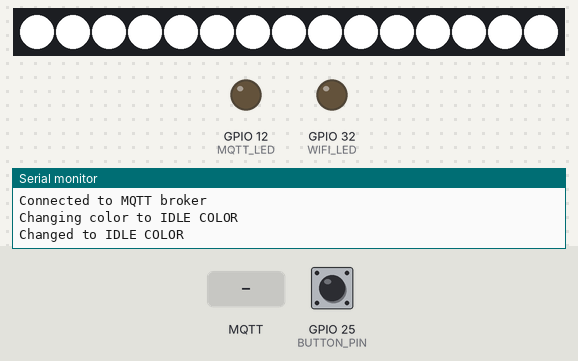
A program run on a simulated ESP32. Parts: 15 RGB LEDs in strip order, left to right, output pins drawn as LEDs (lit = HIGH), the last lines printed to the serial monitor. Inputs (shaded band) come from the test bench; at power-on: GPIO 25 (BUTTON_PIN) HIGH. WiFi joins after 1.5 s; servers stay silent unless stated; no MQTT or app messages arrive unless stated.

Above: at 3.2 s.
3.3 s: GPIO 25 (BUTTON_PIN) pulled LOW for 0.15 s
At 3.6 s:
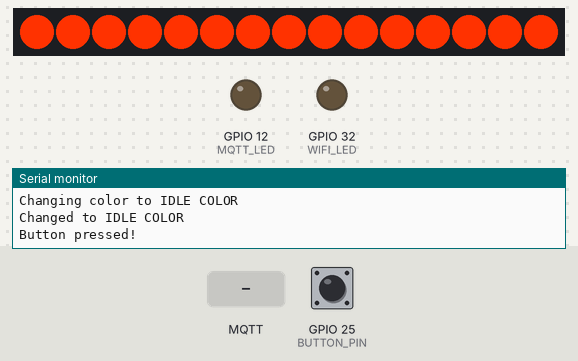
4.9 s: MQTT message "GREEN" arrives on the first subscribed topic
At 6.0 s:
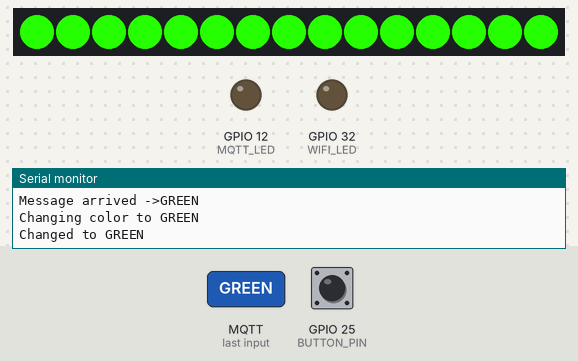
7.8 s: MQTT message "BLUE" arrives on the first subscribed topic
At 8.3 s:
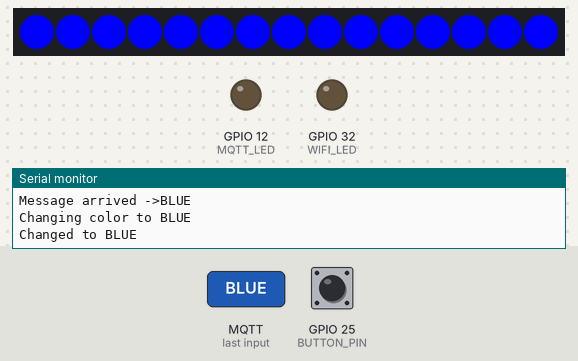
9.3 s: MQTT message "PURPLE" arrives on the first subscribed topic
At 10.5 s:
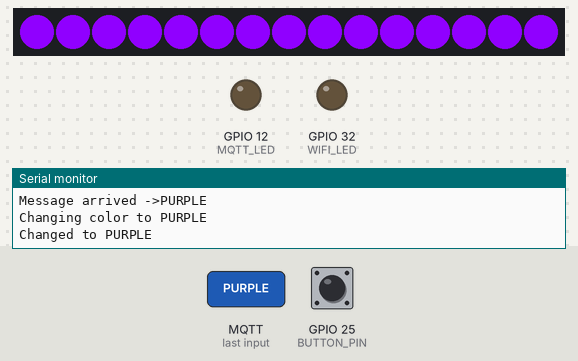
10.8 s: GPIO 25 (BUTTON_PIN) pulled LOW for 1 s
At 11.7 s:
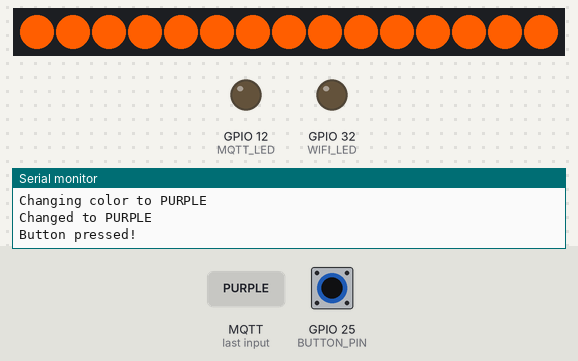
13.3 s: MQTT message "RED" arrives on the first subscribed topic
At 13.7 s:
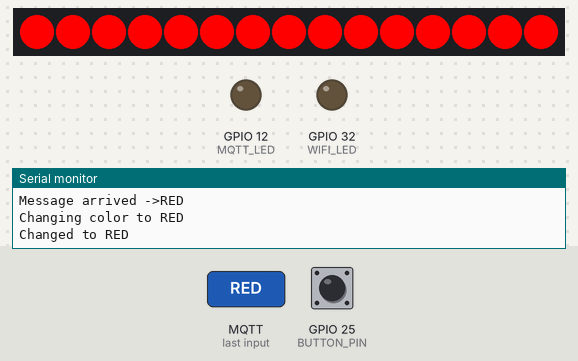
Timing chart, 0 to 16.3 s (numbered marks = the images above; inputs shaded):
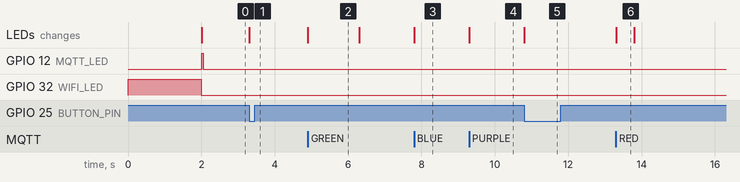

The program:

main.cpp
```cpp
#include <Arduino.h>
#include <WiFi.h>
#include <HTTPClient.h>
#include <PubSubClient.h>
#include <Adafruit_NeoPixel.h>

// Network Credentials
const char *ssid = "YOUR_WIFI_SSID"; // CHANGE TO YOUR WIFI SSID

const char *password = "YOUR_WIFI_PASSWORD"; // CHANGE TO YOUR WIFI PASSWORD

// MQTT BROKER
const char *mqtt_server = "YOUR_PUBLIC_MQTT_SERVER"; // CHANGE TO A PUBLICALLY ACCESSIBLE MQTT SERVER
const int mqtt_port = 1883;                          // Change to a different if needed
const char *mqtt_topic = "YOUR_MQTT_TOPIC";          // CHANGE TO YOUR MQTT TOPIC

// MQTT Init
WiFiClient espClient;
PubSubClient client(espClient);

// Device states
enum DeviceState
{
  IDLE,
  RED,
  BLUE,
  GREEN,
  YELLOW,
  ORANGE,
  PURPLE,
  INIT
};

// Make the state the command listening state, IDLE
DeviceState currentState = IDLE;

/*

DEFINE PINS HERE ---- v ---- v ---- v ----

*/

// OTHER LEDS
#define WIFI_LED 32
#define MQTT_LED 12

// LED STRIP
#define LED_PIN 27
#define NUM_LEDS 15
Adafruit_NeoPixel strip(NUM_LEDS, LED_PIN, NEO_GRB + NEO_KHZ800);

// BUTTON
#define BUTTON_PIN 25
bool lastButtonState = HIGH;
bool buttonPressed = false;
unsigned long lastPressTime = 0;
const unsigned long POST_DELAY = 3000; // 5 seconds

// PREDEFINED COLORS
struct RGB
{
  uint8_t r, g, b;
};

uint32_t redRGB = strip.Color(255, 0, 0); // Start with red

// ====== COLOR STORAGE ======
uint32_t colors[] = {
    strip.Color(255, 0, 0),  // Red 0
    strip.Color(255, 50, 0), // Orange 1
    strip.Color(255, 94, 0), // Yellow 2
    strip.Color(38, 255, 0), // Green 3
    strip.Color(0, 0, 255),  // Blue 4
    strip.Color(144, 0, 255) // Violet 5
};
int colorIndex = 0;
uint32_t selectedColor = colors[colorIndex];

uint32_t initWhiteColor = strip.Color(255, 255, 255);

/*
DEFINE PINS HERE ---- ^ ---- ^ ---- ^ ----
*/

// METHODS -------------

// v v v  INIT METHODS  v v v

// Declaring function names at top to prevent build error
void connectWiFi();
void callback(char *topic, byte *payload, int length);
void setColor(uint32_t color);
void sendColorChangeCommand(String colorName);

void setup()
{
  // Init commands, such as starting the serial port, servers, and status LEDs
  Serial.begin(115200);
  pinMode(WIFI_LED, OUTPUT);
  pinMode(MQTT_LED, OUTPUT);
  connectWiFi();
  client.setServer(mqtt_server, mqtt_port);
  client.setCallback(callback);

  // v v v Hardware Inits v v v
  strip.begin();
  strip.show();
  setColor(initWhiteColor);
  pinMode(BUTTON_PIN, INPUT_PULLUP);
}

// Connects the ESP32 to WiFi -- The connection status is displayed on the WIFI_LED (on for connecting, off for connected)
void connectWiFi()
{
  WiFi.begin(ssid, password);
  while (WiFi.status() != WL_CONNECTED)
  {
    digitalWrite(WIFI_LED, HIGH);
    delay(1000);
    Serial.println("Connecting to WiFi...");
  }
  Serial.println("Connected to WiFi");
  digitalWrite(WIFI_LED, LOW);
}

// If the device loses connection to the MQTT server then try to reconnect
// There is an optional status LED that will turn on if there are connection issues (it will turn off when it has been reconnected)
void reconnect()
{
  while (!client.connected())
  {
    // Status LED
    digitalWrite(MQTT_LED, HIGH);
    Serial.println("Attempting MQTT connection...");

    String clientId = "YOUR_UNIQUE_CLIENT_ID"; // CHANGE TO YOUR UNIQUE CLIENT ID FOR MQTT CONNECTION

    // Attempt connection
    if (client.connect(clientId.c_str()))
    {
      // Turn off the MQTT status light
      digitalWrite(MQTT_LED, LOW);

      // Set the INIT color (white) to tell the other device that it just reconnected back to the network
      sendColorChangeCommand("INIT");
      currentState = INIT;

      // Print status and subscribe
      Serial.println("Connected to MQTT broker");
      client.publish("mqtt_topic", "ESP32 connected!");
      client.subscribe(mqtt_topic);
    }
    else
    {
      Serial.print("Failed, rc=");
      Serial.print(client.state());
      digitalWrite(WIFI_LED, HIGH);
      Serial.println(" try again in 5 seconds");
      delay(5000);
    }
  }
}

// ^ ^ ^ INIT METHODS ^ ^ ^

// v v v ACTIONS v v v

// Sends a color to the other device
void sendColorChangeCommand(String colorName)
{
  if (client.connected())
  {
    client.publish(mqtt_topic, colorName.c_str());
    Serial.println("Published color command to MQTT server");
  }
  else
  {
    Serial.println("Failed to publish: MQTT client not connected");
  }
}

// For testing purposes -> this is used in order to verify that the MQTT is working and a response is given
void publishResponse()
{
  if (client.connected())
  {
    client.publish(mqtt_topic, "COMPLETED COLOR CHANGE");
    Serial.println("Published response to MQTT server");
  }
  else
  {
    Serial.println("Failed to publish: MQTT client not connected");
  }
}

// Sets a color for the whole LED strip
void setColor(uint32_t color)
{
  for (int i = 0; i < NUM_LEDS; i++)
  {
    strip.setPixelColor(i, color);
  }
  strip.show();
}

// ^ ^ ^ ACTIONS ^ ^ ^

// v v v COLOR FUNCTIONS (using state machine) v v v

void changeToRed()
{

  Serial.println("Changing color to RED");

  // v v v Enter action below v v v

  setColor(colors[0]);

  // ^ ^ ^ Action is located above ^ ^ ^

  Serial.println("Changed to RED");

  // Uncomment for testing purposes
  // publishResponse();

  currentState = IDLE;
}

void changeToOrange()
{
  Serial.println("Changing color to ORANGE");

  // v v v Enter action below v v v

  setColor(colors[1]);

  // ^ ^ ^ Action is located above ^ ^ ^

  Serial.println("Changed to ORANGE");

  // Uncomment for testing purposes
  // publishResponse();

  currentState = IDLE;
}

void changeToYellow()
{
  Serial.println("Changing color to YELLOW");

  // v v v Enter action below v v v

  setColor(colors[2]);

  // ^ ^ ^ Action is located above ^ ^ ^

  Serial.println("Changed to YELLOW");

  // Uncomment for testing purposes
  // publishResponse();

  currentState = IDLE;
}

void changeToGreen()
{
  Serial.println("Changing color to GREEN");

  // v v v Enter action below v v v

  setColor(colors[3]);

  // ^ ^ ^ Action is located above ^ ^ ^

  Serial.println("Changed to GREEN");

  // Uncomment for testing purposes
  // publishResponse();

  currentState = IDLE;
}

void changeToBlue()
{
  Serial.println("Changing color to BLUE");

  // v v v Enter action below v v v

  setColor(colors[4]);

  // ^ ^ ^ Action is located above ^ ^ ^

  Serial.println("Changed to BLUE");

  // Uncomment for testing purposes
  // publishResponse();

  currentState = IDLE;
}

void changeToPurple()
{
  Serial.println("Changing color to PURPLE");

  // v v v Enter action below v v v

  setColor(colors[5]);

  // ^ ^ ^ Action is located above ^ ^ ^

  Serial.println("Changed to PURPLE");

  // Uncomment for testing purposes
  // publishResponse();

  currentState = IDLE;
}

void goToInitColor()
{
  Serial.println("Changing color to IDLE COLOR");

  // v v v Enter action below v v v

  setColor(initWhiteColor);

  // ^ ^ ^ Action is located above ^ ^ ^

  Serial.println("Changed to IDLE COLOR");

  // Uncomment for testing purposes
  // publishResponse();

  currentState = IDLE;
}

// ^ ^ ^ COLOR FUNCTIONS (using state machine) ^ ^ ^

// v v v LOOPING v v v

// Checks to see if the button was pressed. If it was, then the color index is raised, thus cycling through the list of colors.
void checkButton()
{
  bool currentState = digitalRead(BUTTON_PIN);

  // Detect falling edge (button press)
  if (lastButtonState == HIGH && currentState == LOW)
  {
    colorIndex = (colorIndex + 1) % (sizeof(colors) / sizeof(colors[0]));
    selectedColor = colors[colorIndex];
    setColor(selectedColor);
    lastPressTime = millis();
    buttonPressed = true;
    Serial.println("Button pressed!");
  }

  lastButtonState = currentState;
}

// Receives messages from MQTT broker address and decodes them
void callback(char *topic, byte *payload, int length)
{
  String message;
  Serial.print("Message arrived ->");
  for (int i = 0; i < length; i++)
  {
    message += (char)payload[i];
  }
  Serial.println(message);

  if (message == "RED")
  {
    currentState = RED;
  }
  if (message == "ORANGE")
  {
    currentState = ORANGE;
  }
  if (message == "YELLOW")
  {
    currentState = YELLOW;
  }
  if (message == "GREEN")
  {
    currentState = GREEN;
  }
  if (message == "BLUE")
  {
    currentState = BLUE;
  }
  if (message == "PURPLE")
  {
    currentState = PURPLE;
  }
  if (message == "INIT")
  {
    currentState = INIT;
  }
}

void loop()
{
  // Make sure we are still connected to the MQTT client
  if (!client.connected())
  {
    reconnect();
  }

  // loop the MQTT client
  client.loop();

  // Check the button
  checkButton();

  // Check to see if the button was pressed ->
  // If it hasn't been pressed in the POST_DELAY time, then send the MQTT message to change the light to that color.
  String colorToChangeTo;
  if (buttonPressed && (millis() - lastPressTime > POST_DELAY))
  {
    if (selectedColor == colors[0]) // RED
    {
      colorToChangeTo = "RED";
      currentState = RED;
    }
    if (selectedColor == colors[1]) // ORANGE
    {
      colorToChangeTo = "ORANGE";
      currentState = ORANGE;
    }
    if (selectedColor == colors[2]) // YELLOW
    {
      colorToChangeTo = "YELLOW";
      currentState = YELLOW;
    }
    if (selectedColor == colors[3]) // GREEN
    {
      colorToChangeTo = "GREEN";
      currentState = GREEN;
    }
    if (selectedColor == colors[4]) // BLUE
    {
      colorToChangeTo = "BLUE";
      currentState = BLUE;
    }
    if (selectedColor == colors[5]) // PURPLE
    {
      colorToChangeTo = "PURPLE";
      currentState = PURPLE;
    }
    sendColorChangeCommand(colorToChangeTo);
    buttonPressed = false;
  }

  // Command state machine to switch the colors
  switch (currentState)
  {
  case IDLE:
    // Listen for MQTT Commands in IDLE state
    break;

  case RED:
    changeToRed();
    break;

  case ORANGE:
    changeToOrange();
    break;

  case YELLOW:
    changeToYellow();
    break;

  case GREEN:
    changeToGreen();
    break;

  case BLUE:
    changeToBlue();
    break;

  case PURPLE:
    changeToPurple();
    break;

  case INIT:
    goToInitColor();
    break;

  default:
    Serial.println("");
    break;
  }
}

// ^ ^ ^ LOOPING ^ ^ ^
```

Measured:
- after the input at 3.3 s, the LEDs: change at once (image 1)
- after the input at 4.9 s, the LEDs: change at once (image 2)
- after the input at 7.8 s, the LEDs: change at once (image 3)
- after the input at 9.3 s, the LEDs: change at once (image 4)
- after the input at 10.8 s, the LEDs: change at once (image 5)
- after the input at 13.3 s, the LEDs: change at once (image 6)
- what the display in image 2 shows lasts 1.4 s, from 4.9 s to 6.3 s
